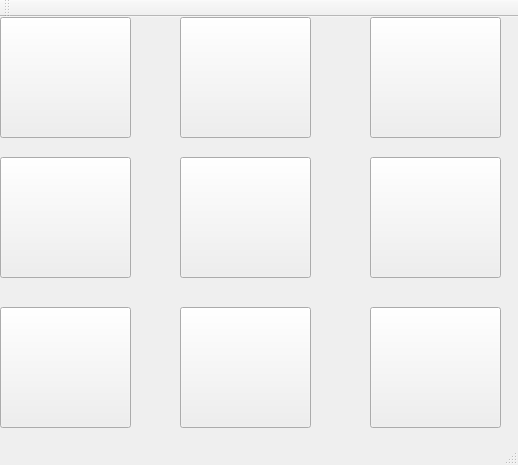
<?xml version="1.0" encoding="UTF-8"?>
<ui version="4.0">
 <class>tic_tac_toe</class>
 <widget class="QMainWindow" name="tic_tac_toe">
  <property name="geometry">
   <rect>
    <x>0</x>
    <y>0</y>
    <width>518</width>
    <height>465</height>
   </rect>
  </property>
  <property name="windowTitle">
   <string>tic_tac_toe</string>
  </property>
  <property name="styleSheet">
   <string notr="true">border-image: url(:/prefix/googboard.png);</string>
  </property>
  <widget class="QWidget" name="centralWidget">
   <widget class="QPushButton" name="pushButton">
    <property name="geometry">
     <rect>
      <x>0</x>
      <y>0</y>
      <width>131</width>
      <height>121</height>
     </rect>
    </property>
    <property name="styleSheet">
     <string notr="true">border-image: url(&quot;&quot;);</string>
    </property>
    <property name="text">
     <string/>
    </property>
   </widget>
   <widget class="QPushButton" name="pushButton_2">
    <property name="geometry">
     <rect>
      <x>180</x>
      <y>0</y>
      <width>131</width>
      <height>121</height>
     </rect>
    </property>
    <property name="styleSheet">
     <string notr="true">border-image: url(&quot;&quot;);</string>
    </property>
    <property name="text">
     <string/>
    </property>
   </widget>
   <widget class="QPushButton" name="pushButton_3">
    <property name="geometry">
     <rect>
      <x>370</x>
      <y>0</y>
      <width>131</width>
      <height>121</height>
     </rect>
    </property>
    <property name="styleSheet">
     <string notr="true">border-image: url(&quot;&quot;);</string>
    </property>
    <property name="text">
     <string/>
    </property>
   </widget>
   <widget class="QPushButton" name="pushButton_4">
    <property name="geometry">
     <rect>
      <x>0</x>
      <y>140</y>
      <width>131</width>
      <height>121</height>
     </rect>
    </property>
    <property name="styleSheet">
     <string notr="true">border-image: url(&quot;&quot;);</string>
    </property>
    <property name="text">
     <string/>
    </property>
   </widget>
   <widget class="QPushButton" name="pushButton_5">
    <property name="geometry">
     <rect>
      <x>180</x>
      <y>140</y>
      <width>131</width>
      <height>121</height>
     </rect>
    </property>
    <property name="styleSheet">
     <string notr="true">border-image: url(&quot;&quot;);</string>
    </property>
    <property name="text">
     <string/>
    </property>
   </widget>
   <widget class="QPushButton" name="pushButton_6">
    <property name="geometry">
     <rect>
      <x>370</x>
      <y>140</y>
      <width>131</width>
      <height>121</height>
     </rect>
    </property>
    <property name="styleSheet">
     <string notr="true">border-image: url(&quot;&quot;);</string>
    </property>
    <property name="text">
     <string/>
    </property>
   </widget>
   <widget class="QPushButton" name="pushButton_7">
    <property name="geometry">
     <rect>
      <x>0</x>
      <y>290</y>
      <width>131</width>
      <height>121</height>
     </rect>
    </property>
    <property name="styleSheet">
     <string notr="true">border-image: url(&quot;&quot;);</string>
    </property>
    <property name="text">
     <string/>
    </property>
   </widget>
   <widget class="QPushButton" name="pushButton_8">
    <property name="geometry">
     <rect>
      <x>180</x>
      <y>290</y>
      <width>131</width>
      <height>121</height>
     </rect>
    </property>
    <property name="styleSheet">
     <string notr="true">border-image: url(&quot;&quot;);</string>
    </property>
    <property name="text">
     <string/>
    </property>
   </widget>
   <widget class="QPushButton" name="pushButton_9">
    <property name="geometry">
     <rect>
      <x>370</x>
      <y>290</y>
      <width>131</width>
      <height>121</height>
     </rect>
    </property>
    <property name="styleSheet">
     <string notr="true">border-image: url(&quot;&quot;);
</string>
    </property>
    <property name="text">
     <string/>
    </property>
   </widget>
  </widget>
  <widget class="QMenuBar" name="menuBar">
   <property name="geometry">
    <rect>
     <x>0</x>
     <y>0</y>
     <width>518</width>
     <height>22</height>
    </rect>
   </property>
  </widget>
  <widget class="QToolBar" name="mainToolBar">
   <attribute name="toolBarArea">
    <enum>TopToolBarArea</enum>
   </attribute>
   <attribute name="toolBarBreak">
    <bool>false</bool>
   </attribute>
  </widget>
  <widget class="QStatusBar" name="statusBar"/>
 </widget>
 <layoutdefault spacing="6" margin="11"/>
 <resources/>
 <connections/>
</ui>
